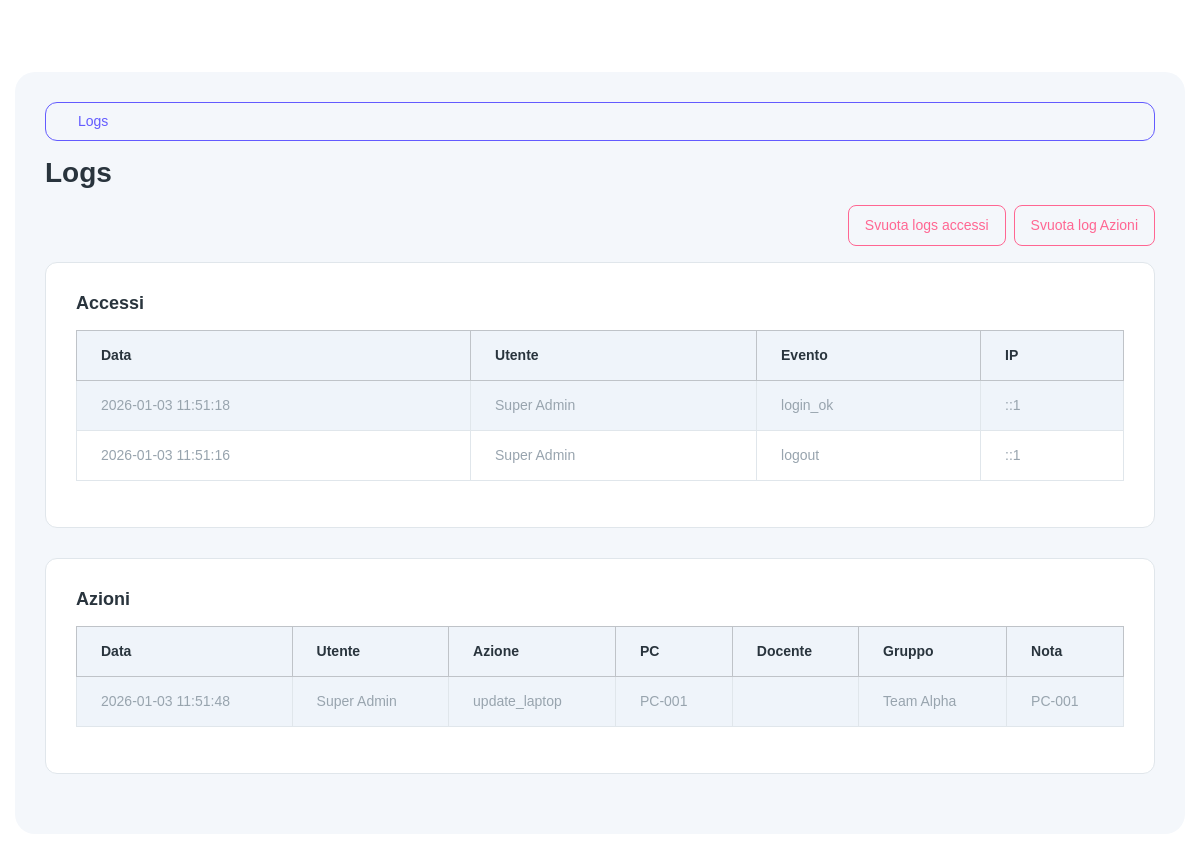
Page /logs (signed in) on the committed database.
### tables this page shows
CREATE TABLE IF NOT EXISTS access_logs (
  id INT AUTO_INCREMENT PRIMARY KEY,
  student_id INT NULL,
  event ENUM('login_ok','login_ko','logout') NOT NULL,
  ip VARCHAR(60) NULL,
  created_at TIMESTAMP NOT NULL DEFAULT CURRENT_TIMESTAMP,
  CONSTRAINT fk_access_logs_student FOREIGN KEY (student_id) REFERENCES students(id) ON DELETE SET NULL ON UPDATE CASCADE,
  KEY idx_access_logs_event (event)
);

CREATE TABLE IF NOT EXISTS students (
  id INT AUTO_INCREMENT PRIMARY KEY,
  first_name VARCHAR(100) NOT NULL,
  last_name VARCHAR(100) NOT NULL,
  email VARCHAR(190) NOT NULL UNIQUE,
  password_hash VARCHAR(255) NOT NULL,
  role ENUM('admin','student') NOT NULL DEFAULT 'student',
  active TINYINT(1) NOT NULL DEFAULT 1,
  created_at TIMESTAMP NOT NULL DEFAULT CURRENT_TIMESTAMP,
  updated_at TIMESTAMP NULL DEFAULT NULL ON UPDATE CURRENT_TIMESTAMP,
  KEY idx_students_role (role),
  KEY idx_students_active (active)
);

CREATE TABLE IF NOT EXISTS action_logs (
  id INT AUTO_INCREMENT PRIMARY KEY,
  actor_student_id INT NULL,
  action_type ENUM(
    'assign_laptop_to_customer',
    'change_laptop_status',
    'upload_receipt',
    'assign_laptop_to_group',
    'create_group','update_group','delete_group',
    'create_student','update_student','delete_student',
    'create_customer','update_customer','delete_customer',
    'create_payment','update_payment','delete_payment',
    'create_software','update_software','delete_software',
    'assign_member_to_group','remove_member_from_group',
    'create_laptop','update_laptop','delete_laptop'
  ) NOT NULL,
  laptop_id INT NULL,
  customer_id INT NULL,
  group_id INT NULL,
  note VARCHAR(255) NULL,
  created_at TIMESTAMP NOT NULL DEFAULT CURRENT_TIMESTAMP,
  CONSTRAINT fk_action_logs_actor FOREIGN KEY (actor_student_id) REFERENCES students(id) ON DELETE SET NULL ON UPDATE CASCADE,
  CONSTRAINT fk_action_logs_laptop FOREIGN KEY (laptop_id) REFERENCES laptops(id) ON DELETE SET NULL ON UPDATE CASCADE,
  CONSTRAINT fk_action_logs_customer FOREIGN KEY (customer_id) REFERENCES customers(id) ON DELETE SET NULL ON UPDATE CASCADE,
  CONSTRAINT fk_action_logs_group FOREIGN KEY (group_id) REFERENCES work_groups(id) ON DELETE SET NULL ON UPDATE CASCADE
);

CREATE TABLE IF NOT EXISTS laptops (
  id INT AUTO_INCREMENT PRIMARY KEY,
  code VARCHAR(60) NOT NULL UNIQUE,
  brand_model VARCHAR(150) NOT NULL,
  cpu VARCHAR(120) NULL,
  ram VARCHAR(60) NULL,
  storage VARCHAR(120) NULL,
  screen VARCHAR(120) NULL,
  tech_notes TEXT NULL,
  scratches TEXT NULL,
  physical_condition VARCHAR(120) NULL,
  battery VARCHAR(120) NULL,
  condition_level ENUM('excellent','very_good','good','average','fair','poor') NOT NULL DEFAULT 'good',
  office_license VARCHAR(120) NULL,
  windows_license VARCHAR(120) NULL,
  other_software_request TEXT NULL,
  status ENUM('in_progress','ready','missing_office','missing_software','to_check','delivered') NOT NULL DEFAULT 'in_progress',
  customer_id INT NULL,
  group_id INT NULL,
  last_operator_student_id INT NULL,
  created_at TIMESTAMP NOT NULL DEFAULT CURRENT_TIMESTAMP,
  updated_at TIMESTAMP NULL DEFAULT NULL ON UPDATE CURRENT_TIMESTAMP,
  CONSTRAINT fk_laptops_customer FOREIGN KEY (customer_id) REFERENCES customers(id) ON DELETE SET NULL ON UPDATE CASCADE,
  CONSTRAINT fk_laptops_group FOREIGN KEY (group_id) REFERENCES work_groups(id) ON DELETE SET NULL ON UPDATE CASCADE,
  CONSTRAINT fk_laptops_last_operator FOREIGN KEY (last_operator_student_id) REFERENCES students(id) ON DELETE SET NULL ON UPDATE CASCADE
);

CREATE TABLE IF NOT EXISTS work_groups (
  id INT AUTO_INCREMENT PRIMARY KEY,
  name VARCHAR(120) NOT NULL,
  leader_student_id INT NOT NULL,
  created_at TIMESTAMP NOT NULL DEFAULT CURRENT_TIMESTAMP,
  updated_at TIMESTAMP NULL DEFAULT NULL ON UPDATE CURRENT_TIMESTAMP,
  CONSTRAINT fk_work_groups_leader FOREIGN KEY (leader_student_id) REFERENCES students(id) ON DELETE RESTRICT ON UPDATE CASCADE
);

### app/core/Helpers.php (called while the page is built, shortened)
<?php
class Helpers {
  public static function view($template, $data = []) { extract($data); require __DIR__ . '/../views/layout.php'; }
}

### app/controllers/LogsController.php (called while the page is built, shortened)
<?php
class LogsController {
  public function index() {
    $m = new Log();
    $access = $m->accessLogs();
    $actions = $m->actionLogs();
    $lenAccess = isset($_GET['len_access']) ? (strtolower(strval($_GET['len_access']))==='all' ? -1 : (int)$_GET['len_access']) : 10;
    $lenActions = isset($_GET['len_actions']) ? (strtolower(strval($_GET['len_actions']))==='all' ? -1 : (int)$_GET['len_actions']) : 10;
    Helpers::view('logs/index', ['title'=>'Logs','access'=>$access,'actions'=>$actions,'len_access'=>$lenAccess,'len_actions'=>$lenActions]);
  }
}

### public/index.php (called while the page is built, shortened)
<?php
spl_autoload_register(function($class){
  $prefix = 'App\\';
  $path = __DIR__ . '/../app/' . str_replace('\\', '/', substr($class, strlen($prefix))) . '.php';
});
$router = new Router();
$router->get('/login', [AuthController::class,'loginForm']);
$router->post('/login', [AuthController::class,'login']);
$router->get('/logout', [AuthController::class,'logout']);
$router->get('/', function(){
  if (!Auth::check()) { Helpers::redirect('/login'); }
  $pdo = DB::conn();
  $stmt = $pdo->prepare('SELECT metric, value FROM view_cards WHERE scope=?');
  $stmt->execute(['dashboard']);
  $rows = $stmt->fetchAll();
  if (!$rows) {
    ViewCardService::refreshDashboard();
    $stmt->execute(['dashboard']);
    $rows = $stmt->fetchAll();
  }
  $counts = [];
  foreach ($rows as $r) { $counts[$r['metric']] = (int)$r['value']; }
  Helpers::view('dashboard', ['title'=>'Dashboard','counts'=>$counts]);
});
$router->get('/admin/migrate', function(){
  if (!Auth::isAdmin()) { http_response_code(403); echo '403'; return; }
  $pdo = DB::conn();
  $dir = dirname(__DIR__) . DIRECTORY_SEPARATOR . 'database' . DIRECTORY_SEPARATOR . 'migrations';
  $files = [];
  foreach (glob($dir . DIRECTORY_SEPARATOR . '*.sql') as $f) { $files[] = $f; }
  sort($files);
  foreach ($files as $file) {
    $sql = file_get_contents($file);
    $chunks = array_filter(array_map('trim', preg_split('/;\\s*/', $sql)));
    foreach ($chunks as $chunk) {
      if ($chunk === '') continue;
      try { $pdo->exec($chunk); } catch (\Throwable $e) {}
    }
  }
  \App\Core\Helpers::addFlash('success', 'Migrazioni eseguite');
  ViewCardService::refreshAll();
  \App\Core\Helpers::redirect('/');
});
$router->get('/laptops', [LaptopController::class,'index']);
$router->get('/laptops/export', [LaptopController::class,'export']);
$router->post('/laptops/import', [LaptopController::class,'import']);
$router->get('/laptops/create', [LaptopController::class,'createForm']);
$router->post('/laptops', [LaptopController::class,'store']);
$router->get('/laptops/{id}', [LaptopController::class,'show']);
$router->get('/laptops/{id}/edit', [LaptopController::class,'editForm']);
$router->post('/laptops/{id}/update', [LaptopController::class,'update']);
$router->post('/laptops/{id}/delete', [LaptopController::class,'delete']);
$router->get('/customers', [CustomerController::class,'index']);
$router->get('/customers/export', [CustomerController::class,'export']);
$router->post('/customers/import', [CustomerController::class,'import']);
$router->get('/customers/create', [CustomerController::class,'createForm']);
$router->post('/customers', [CustomerController::class,'store']);
$router->get('/customers/{id}', [CustomerController::class,'show']);
$router->get('/customers/{id}/edit', [CustomerController::class,'editForm']);
$router->post('/customers/{id}/update', [CustomerController::class,'update']);
$router->post('/customers/{id}/delete', [CustomerController::class,'delete']);
$router->get('/students', [StudentController::class,'index']);
$router->get('/students/export', [StudentController::class,'export']);
$router->post('/students/import', [StudentController::class,'import']);
$router->get('/students/create', [StudentController::class,'createForm']);
$router->post('/students', [StudentController::class,'store']);
$router->get('/students/{id}/edit', [StudentController::class,'editForm']);
$router->post('/students/{id}/update', [StudentController::class,'update']);
$router->post('/students/{id}/delete', [StudentController::class,'delete']);
$router->get('/work-groups', [WorkGroupController::class,'index']);
$router->get('/work-groups/create', [WorkGroupController::class,'createForm']);
$router->post('/work-groups', [WorkGroupController::class,'store']);
$router->get('/work-groups/{id}', [WorkGroupController::class,'show']);
$router->get('/work-groups/{id}/edit', [WorkGroupController::class,'editForm']);
$router->post('/work-groups/{id}/update', [WorkGroupController::class,'update']);
$router->post('/work-groups/{id}/add-member', [WorkGroupController::class,'addMember']);
$router->post('/work-groups/{id}/remove-member', [WorkGroupController::class,'removeMember']);
$router->get('/work-groups/export', [WorkGroupController::class,'export']);
$router->post('/work-groups/import', [WorkGroupController::class,'import']);
$router->post('/work-groups/{id}/delete', [WorkGroupController::class,'delete']);
$router->get('/payments', [PaymentController::class,'index']);
$router->get('/payments/create', [PaymentController::class,'createForm']);
$router->post('/payments', [PaymentController::class,'store']);
$router->get('/payments/{id}/edit', [PaymentController::class,'editForm']);
$router->post('/payments/{id}/update', [PaymentController::class,'update']);
$router->post('/payments/{id}/delete', [PaymentController::class,'delete']);
$router->get('/logs', [LogsController::class,'index']);
$router->post('/logs/clear-access', [LogsController::class,'clearAccess']);
$router->post('/logs/clear-actions', [LogsController::class,'clearActions']);
$router->get('/software', [SoftwareController::class,'index']);
$router->get('/software/create', [SoftwareController::class,'createForm']);
$router->post('/software', [SoftwareController::class,'store']);
$router->get('/software/{id}/edit', [SoftwareController::class,'editForm']);
$router->post('/software/{id}/update', [SoftwareController::class,'update']);
$router->post('/software/{id}/delete', [SoftwareController::class,'delete']);
$router->get('/api/view-cards', function(){
  if (!Auth::check()) { http_response_code(401); echo json_encode(['error'=>'unauthorized']); return; }
  header('Content-Type: application/json');
  $scope = $_GET['scope'] ?? '';
  $scope = is_string($scope) ? trim($scope) : '';
  if ($scope === '') { echo json_encode(['error'=>'scope_required']); return; }
  $pdo = DB::conn();
  $stmt = $pdo->prepare('SELECT metric, value FROM view_cards WHERE scope=?');
  $stmt->execute([$scope]);
  $rows = $stmt->fetchAll();
  if (!$rows) {
    try {
      switch ($scope) {
        case 'dashboard': ViewCardService::refreshDashboard(); break;
        case 'customers': ViewCardService::refreshCustomers(); break;
        case 'students': ViewCardService::refreshStudents(); break;
        case 'groups': ViewCardService::refreshGroups(); break;
        case 'payments': ViewCardService::refreshPayments(); break;
        case 'laptops': ViewCardService::refreshLaptops(); break;
        case 'software': ViewCardService::refreshSoftware(); break;
      }
      $stmt->execute([$scope]);
      $rows = $stmt->fetchAll();
    } catch (\Throwable $e) {}
  }
  $out = [];
  foreach ($rows as $r) { $out[$r['metric']] = (int)$r['value']; }
  echo json_encode(['scope'=>$scope,'metrics'=>$out]);
});
$router->dispatch();

### app/core/Auth.php (called while the page is built, shortened)
<?php
class Auth {
  public static function user() { return $_SESSION['user'] ?? null; }
  public static function isAdmin() { $u = self::user(); return $u && $u['role'] === 'admin'; }
}

### app/core/DB.php (called while the page is built, shortened)
<?php
class DB {
  private static $pdo;
  public static function conn() {
    if (!self::$pdo) {
      $config = require __DIR__ . '/../config.php';
      $host = $config['db']['host'];
      $port = $config['db']['port'];
      $name = $config['db']['name'];
      $charset = $config['db']['charset'];
      $dsn = "mysql:host={$host};port={$port};dbname={$name};charset={$charset}";
      $user = $config['db']['user'];
      $pass = $config['db']['pass'];
      self::$pdo = new PDO($dsn, $user, $pass, [
        PDO::ATTR_ERRMODE => PDO::ERRMODE_EXCEPTION,
        PDO::ATTR_DEFAULT_FETCH_MODE => PDO::FETCH_ASSOC,
      ]);
    }
    return self::$pdo;
  }
}

### app/models/Model.php (called while the page is built, shortened)
<?php
class Model {
  public function __construct() { $this->pdo = DB::conn(); }
}

### app/models/Log.php (called while the page is built, shortened)
<?php
class Log extends Model {
  public function accessLogs() {
    $sql = 'SELECT a.*, s.first_name, s.last_name FROM access_logs a LEFT JOIN students s ON a.student_id=s.id ORDER BY a.created_at DESC';
    return $this->pdo->query($sql)->fetchAll();
  }
  public function actionLogs() {
    $sql = 'SELECT l.*, s.first_name, s.last_name, lp.code AS laptop_code, c.first_name AS customer_first_name, c.last_name AS customer_last_name, g.name AS group_name
            FROM action_logs l
            LEFT JOIN students s ON l.actor_student_id=s.id
            LEFT JOIN laptops lp ON l.laptop_id=lp.id
            LEFT JOIN customers c ON l.customer_id=c.id
            LEFT JOIN work_groups g ON l.group_id=g.id
            ORDER BY l.created_at DESC';
    return $this->pdo->query($sql)->fetchAll();
  }
}

### app/views/logs/index.php (the view, shortened to what this page needs)
<h3 class="mb-3">Logs</h3>
<?php if (\App\Core\Auth::isAdmin()) { ?>
<div class="d-flex justify-content-end mb-3 gap-2">
  <button type="button" class="btn btn-outline-danger" data-bs-toggle="modal" data-bs-target="#clearAccessLogsModal">Svuota logs accessi</button>
  <button type="button" class="btn btn-outline-danger" data-bs-toggle="modal" data-bs-target="#clearActionLogsModal">Svuota log Azioni</button>
</div>
<?php } ?>
<div class="row">
  <div class="col-lg-12">
    <div class="card">
      <div class="card-body">
        <h5 class="card-title fw-semibold mb-3">Accessi</h5>
        <div class="table-responsive">
          <table id="accessLogsTable" class="table table-striped table-bordered text-nowrap">
            <thead class="table-light"><tr><th>Data</th><th>Utente</th><th>Evento</th><th>IP</th></tr></thead>
            <tbody>
              <?php foreach ($access as $a) { ?>
                <tr>
                  <td><?php echo htmlspecialchars($a['created_at']); ?></td>
                  <td><?php echo htmlspecialchars(trim(($a['first_name']??'').' '.($a['last_name']??''))); ?></td>
                  <td><?php echo htmlspecialchars($a['event']); ?></td>
                  <td><?php echo htmlspecialchars($a['ip']??''); ?></td>
                </tr>
              <?php } ?>
            </tbody>
          </table>
        </div>
      </div>
    </div>
  </div>
  <div class="col-lg-12">
    <div class="card">
      <div class="card-body">
        <h5 class="card-title fw-semibold mb-3">Azioni</h5>
        <div class="table-responsive">
          <table id="actionLogsTable" class="table table-striped table-bordered text-nowrap">
            <thead class="table-light"><tr><th>Data</th><th>Utente</th><th>Azione</th><th>PC</th><th>Docente</th><th>Gruppo</th><th>Nota</th></tr></thead>
            <tbody>
              <?php foreach ($actions as $l) { ?>
                <tr>
                  <td><?php echo htmlspecialchars($l['created_at']); ?></td>
                  <td><?php echo htmlspecialchars(trim(($l['first_name']??'').' '.($l['last_name']??''))); ?></td>
                  <td><?php echo htmlspecialchars($l['action_type']); ?></td>
                  <td><?php echo htmlspecialchars($l['laptop_code']??''); ?></td>
                  <td><?php echo htmlspecialchars(trim(($l['customer_last_name']??'').' '.($l['customer_first_name']??''))); ?></td>
                  <td><?php echo htmlspecialchars($l['group_name']??''); ?></td>
                  <td><?php echo htmlspecialchars($l['note']??''); ?></td>
                </tr>
              <?php } ?>
            </tbody>
          </table>
        </div>
      </div>
    </div>
  </div>
</div>

### rows in the picture
access_logs: created_at "2026-01-03 11:51:18", student.last_name "Super Admin", event "login_ok", ip "::1"
access_logs: created_at "2026-01-03 11:51:16", student.last_name "Super Admin", event "logout", ip "::1"
action_logs: created_at "2026-01-03 11:51:48", actor_student.last_name "Super Admin", action_type "update_laptop", laptop.code "PC-001", group.name "Team Alpha", note "PC-001"

### other values in the picture
$label0 "Logs"
